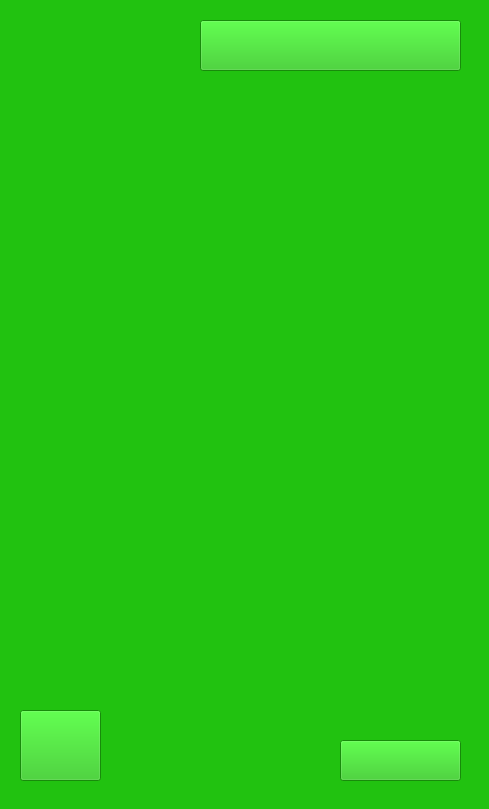
    <widget class="QWidget" name="Scanningpage">
     <property name="styleSheet">
      <string notr="true">background: rgb(33, 194, 16, 1)</string>
     </property>
     <widget class="QLabel" name="label_13">
      <property name="geometry">
       <rect>
        <x>0</x>
        <y>0</y>
        <width>480</width>
        <height>800</height>
       </rect>
      </property>
      <property name="styleSheet">
       <string notr="true">border-image: url(:/images/screen7_scanproducts_Tekengebied 1.png)</string>
      </property>
      <property name="text">
       <string/>
      </property>
     </widget>
     <widget class="QPushButton" name="terug1_12">
      <property name="geometry">
       <rect>
        <x>20</x>
        <y>710</y>
        <width>81</width>
        <height>71</height>
       </rect>
      </property>
      <property name="autoFillBackground">
       <bool>false</bool>
      </property>
      <property name="styleSheet">
       <string notr="true">border-image: rgba(54, 235, 166, 1)</string>
      </property>
      <property name="text">
       <string/>
      </property>
     </widget>
     <widget class="QPushButton" name="addtofrigde">
      <property name="geometry">
       <rect>
        <x>340</x>
        <y>740</y>
        <width>121</width>
        <height>41</height>
       </rect>
      </property>
      <property name="autoFillBackground">
       <bool>false</bool>
      </property>
      <property name="styleSheet">
       <string notr="true">border-image: rgba(54, 235, 166, 1)</string>
      </property>
      <property name="text">
       <string/>
      </property>
     </widget>
     <widget class="QPushButton" name="productzonderbarcode">
      <property name="geometry">
       <rect>
        <x>200</x>
        <y>20</y>
        <width>261</width>
        <height>51</height>
       </rect>
      </property>
      <property name="autoFillBackground">
       <bool>false</bool>
      </property>
      <property name="styleSheet">
       <string notr="true">border-image: rgba(54, 235, 166, 1)</string>
      </property>
      <property name="text">
       <string/>
      </property>
     </widget>
    </widget>
